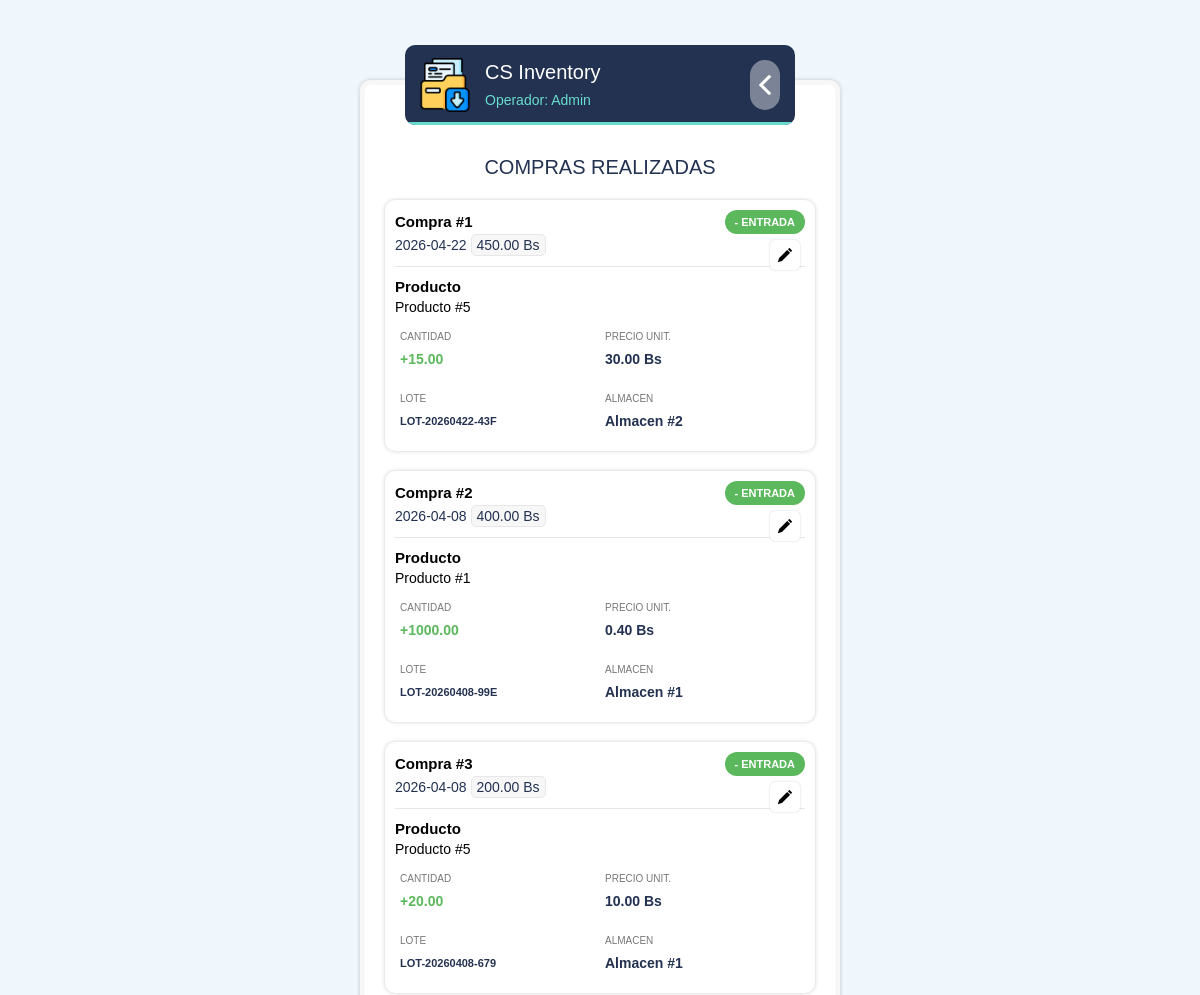
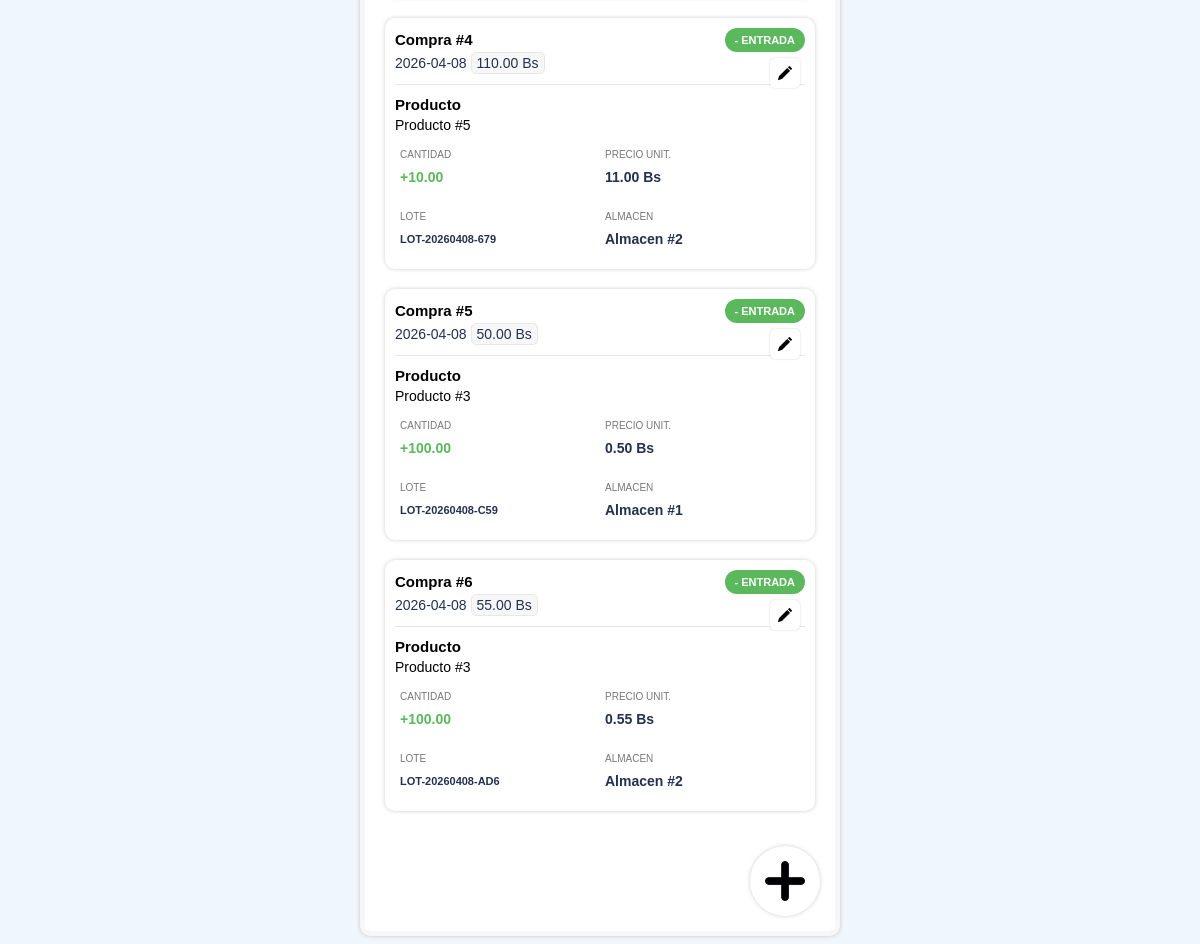
Page /control/compra/c-compra-list.php (signed in) on the committed database (2 pictures, top to bottom).
### tables this page shows
CREATE TABLE `usuario` (
  `idUsuario` int(11) NOT NULL,
  `hashUsuario` varchar(50) DEFAULT NULL,
  `nombre` varchar(100) NOT NULL,
  `username` varchar(100) NOT NULL,
  `pswd` blob NOT NULL,
  `idPerfil` int(11) NOT NULL,
  `estado` enum('Activo','Inactivo') NOT NULL
);

CREATE TABLE `compras` (
  `idCompra` int(11) NOT NULL,
  `hashCompra` varchar(64) NOT NULL,
  `idProducto` int(11) NOT NULL,
  `idAlmacen` int(11) NOT NULL,
  `lote` varchar(50) NOT NULL,
  `cantidad` decimal(10,2) NOT NULL,
  `precio_unitario_compra` decimal(10,2) NOT NULL,
  `fecha_compra` date NOT NULL,
  `deleted_at` timestamp NULL DEFAULT NULL
);

### model/data/DB.php (called while the page is built, shortened)
<?php
class DataBase
{
    private $serverName = "localhost:3306";
    private $user = "root";
    private $pswd = "";
    private $dbName = "creative_spot_db";
    private $link = null;
    private $op = 1;
    public function Open()
    {
        if ($this->link instanceof mysqli) {
            return $this->link;
        }
        if ($this->op === 1) {
            $this->link = mysqli_connect(
                $this->serverName,
                $this->user,
                $this->pswd,
                $this->dbName
            );
            mysqli_set_charset($this->link, "utf8mb4");
        }
        return $this->link;
    }
    public function query(string $sql, string $types = '', array $params = [])
    {
        $link = $this->Open();
        if (!empty($params)) {
            $stmt = mysqli_prepare($link, $sql);
            mysqli_stmt_bind_param($stmt, $types, ...$params);
            mysqli_stmt_execute($stmt);
            $result = mysqli_stmt_get_result($stmt);
            if ($result !== false) {
                return $result;
            }
            return true;
        }
        return mysqli_query($link, $sql);
    }
    public function fetchOne(string $sql, string $types = '', array $params = []): ?array
    {
        $result = $this->query($sql, $types, $params);
        if ($result instanceof mysqli_result) {
            $row = mysqli_fetch_assoc($result);
            return $row ?: null;
        }
        return null;
    }
    public function Execute($_sql)
    {
        return $this->query($_sql);
    }
    public function ContainsData($res)
    {
        if ($res instanceof mysqli_result) {
            return mysqli_num_rows($res) > 0;
        }
        return false;
    }
    public function DataListStructure($_res)
    {
        $ret = [];
        if ($_res instanceof mysqli_result) {
            while ($row = mysqli_fetch_assoc($_res)) {
                $ret[] = $row;
            }
        }
        return $ret;
    }
}
?>

### control/compra/c-compra-list.php (called while the page is built)
<?php
require_once __DIR__ . "/../auth-user.php";
require_once "../../model/RN_Compra.php";
require_once "../config-app.php";
$oUsuario = auth_require_domain_user("../c-panel.php", "compra", "view");
$oRN_Compra = new RN_Compra();
$listaCompras = $oRN_Compra->GetList();
include_once "../../view/compra/v-compra-list.php";
?>

### model/RN_Compra.php (called while the page is built, shortened)
<?php
require_once "data/Compra.php";
require_once "data/DB.php";
class RN_Compra extends DataBase {
    function GetList(){
        $sql = "SELECT c.*, p.nombre as nomProducto, a.nombre as nomAlmacen
                FROM compras c
                INNER JOIN productos p ON c.idProducto = p.idProducto
                INNER JOIN almacenes a ON c.idAlmacen = a.idAlmacen
                WHERE c.deleted_at IS NULL
                ORDER BY c.fecha_compra DESC";
        $res = $this->Execute($sql);
        $list = array();
        if ($this->ContainsData($res)){
            $data = $this->DataListStructure($res);
            foreach ($data as $item) {
                $list[] = new Compra(
                    $item["idCompra"],
                    $item["hashCompra"],
                    $item["idProducto"],
                    $item["idAlmacen"],
                    $item["lote"],
                    $item["cantidad"],
                    $item["precio_unitario_compra"],
                    $item["fecha_compra"],
                    $item["deleted_at"]
                );
            }
        }
        return $list;
    }
}

### model/data/Compra.php (called while the page is built, shortened)
<?php
class Compra{
    function __construct($_idCompra, $_hashCompra, $_idProducto, $_idAlmacen, $_lote, $_cantidad, $_precioUnitario, $_fechaCompra, $_deletedAt)
    {
        $this->hashCompra = $_hashCompra;
        $this->idProducto = $_idProducto;
        $this->idAlmacen = $_idAlmacen;
        $this->lote = $_lote;
        $this->cantidad = $_cantidad;
        $this->precioUnitario = $_precioUnitario;
        $this->fechaCompra = $_fechaCompra;
    }
}
?>

### model/RN_Usuario.php (called while the page is built, shortened)
<?php
require_once "data/Usuario.php";
require_once "data/DB.php";
class RN_Usuario extends DataBase
{
    function GetData($hashUsuario)
    {
        $sql = "SELECT idUsuario, hashUsuario, nombre, username, pswd, idPerfil, estado
                FROM usuario
                WHERE hashUsuario = ?
                LIMIT 1";
        $item = $this->fetchOne($sql, "s", [$hashUsuario]);
        $plainPassword = "";
        if ($this->isPasswordHash($item["pswd"])) {
            $plainPassword = "";
        }
        return new Usuario(
            $item["idUsuario"],
            $item["hashUsuario"],
            $item["nombre"],
            $item["username"],
            $plainPassword,
            $item["idPerfil"],
            $item["estado"]
        );
    }
    private function isPasswordHash($value)
    {
        return password_get_info($value)["algo"] !== null;
    }
}
?>

### control/auth-user.php (called while the page is built, shortened)
<?php
require_once __DIR__ . "/authz.php";
require_once __DIR__ . "/../model/RN_Usuario.php";
function auth_require_domain_user($redirect = "../index.php", $module = null, $action = 'view')
{
    if ($module === null) {
        $authUser = auth_require_login($redirect);
    } else {
        $authUser = auth_require_action($module, $action, $redirect);
    }
    $userRepo = new RN_Usuario();
    $oUsuario = $userRepo->GetData($authUser['user_hash']);
    return $oUsuario;
}
?>

### control/auth-session.php (called while the page is built, shortened)
<?php
function auth_is_https()
{
    return false;
}
function auth_start_session()
{
    if (session_status() === PHP_SESSION_ACTIVE) {
        return;
    }
    $params = session_get_cookie_params();
}
function auth_user()
{
    if (isset($_SESSION['auth']) && is_array($_SESSION['auth']) && !empty($_SESSION['auth']['logged_in'])) {
        return $_SESSION['auth'];
    }
    return null;
}
?>

### control/authz.php (called while the page is built, shortened)
<?php
require_once __DIR__ . "/auth-guard.php";
function authz_action_roles()
{
    return [
        'dashboard.view' => [1, 2],
        'almacen.view' => [1],
        'almacen.manage' => [1],
        'producto.view' => [1],
        'producto.manage' => [1],
        'receta.view' => [1],
        'receta.manage' => [1],
        'compra.view' => [1, 2],
        'compra.manage' => [1, 2],
        'inventario.view' => [1, 2],
        'inventario.manage' => [1],
        'movimiento.view' => [1, 2],
        'movimiento.manage' => [1],
        'produccion.view' => [1, 2],
        'produccion.manage' => [1, 2],
        'support.view' => [1],
        'support.manage' => [1],
    ];
}
function auth_role_id($authUser = null)
{
    return (int)$authUser['role_id'];
}
function auth_can_action($resource, $action = 'view', $authUser = null)
{
    $rolesByAction = authz_action_roles();
    $roleId = auth_role_id($authUser);
    $key = $resource . '.' . $action;
    return in_array($roleId, $rolesByAction[$key], true);
}
function auth_require_action($resource, $action = 'view', $redirect = "../c-panel.php")
{
    $authUser = auth_require_login($redirect);
    return $authUser;
}
?>

### control/config-app.php (called while the page is built, shortened)
<?php
$appTitle = "CS Inventory";
?>

### control/auth-guard.php (called while the page is built, shortened)
<?php
require_once __DIR__ . "/auth-session.php";
function auth_require_login($redirect = "../index.php")
{
    $user = auth_user();
    return $user;
}
?>

### model/data/Usuario.php (called while the page is built, shortened)
<?php
class Usuario{
    function __construct($idUsuario, $hashUsuario, $nombre, $username, $pswd, $idPerfil, $estado)
    {
        $this->nombre = $nombre;
    }
}
?>

### view/compra/v-compra-list.php (the view, shortened to what this page needs)
<?php
$nomUsuario = $oUsuario->nombre;
$authSession = function_exists('auth_user') ? auth_user() : null;
$title = "Compras Realizadas";
$content = "";
$i = 0;
foreach($listaCompras as $oCompra){
    $i++;
    $hashCompra = $oCompra->hashCompra;
    $lote = $oCompra->lote;
    $cantidad = $oCompra->cantidad;
    $precio = $oCompra->precioUnitario ?? 0;
    $fecha = $oCompra->fechaCompra ?? "Sin fecha";
    $total = $cantidad * $precio;
    $nomProducto = "Producto #" . $oCompra->idProducto;
    $nomAlmacen = "Almacen #" . $oCompra->idAlmacen;
    $content .= "
    <div class='x-1 item-compra'>
        <div class='card'>
            <div class='card-title'>
                <span>Compra #" . $i . "</span>
                <span class='badge bg-entrada'>- Entrada</span>
            </div>
            <div class='card-subtitle'>
                " . $fecha . "
                <span>" . number_format($total,2) . " Bs</span>
            </div>
            <div class='separator'></div>
            <div class='card-title'>Producto</div>
            <div class='card-text'>" . $nomProducto . "</div>
            <div class='x-2'>
                <div class='data-label'>Cantidad</div>
                <div class='data-value' style='color:#5cb85c;'>+" . $cantidad . "</div>
            </div>
            <div class='x-2'>
                <div class='data-label'>Precio Unit.</div>
                <div class='data-value'>" . number_format($precio,2) . " Bs</div>
            </div>
            <div class='x-2'>
                <div class='data-label'>Lote</div>
                <div class='data-value' style='font-size:11px;'>" . $lote . "</div>
            </div>
            <div class='x-2'>
                <div class='data-label'>Almacen</div>
                <div class='data-value'>" . $nomAlmacen . "</div>
            </div>
            <div class='clear'></div>";
    if (auth_can_action('compra', 'manage', $authSession)) {
        $content .= "
            <div class='card-buttons'>
                <a href='c-compra-delete.php?param=" . $hashCompra . "'>
                    <div class='card-edit'></div>
                </a>
            </div>";
    }
    $content .= "
        </div>
    </div>";
}
?>
<!DOCTYPE HTML>
<html>
<head>
    <link rel='stylesheet' href='../../view/css/main.css' />
</head>
<body>
<div class='ctn-form'>
    <div class='form-header'>
        <div class='ctn-icon'><div class='icon'></div></div>
        <div class='form-title'><?php echo $appTitle; ?></div>
        <div class='form-subtitle'>Operador: <?php echo $nomUsuario ?></div>
        <div class='bar'><div class='step' style='width:100%;'></div></div>
        <a href='../c-panel.php'><div class='btn-back'></div></a>
    </div>
    <div class='form-content'>
        <div class='title'><?php echo $title ?></div>
        <?php echo $content ?>
    </div>
    <?php if (auth_can_action('compra', 'manage', $authSession)): ?>
        <a href='c-compra-new.php'><div class='btn-add'></div></a>
    <?php endif; ?>
</div>
</body>
</html>

### view/css/main.css (style rules this page uses)
* { box-sizing: border-box; }
body { margin:0px; border:0px; font-size:62.5%; background: #eff6fc; }
.ctn-form { position: fixed; top:80px; left:calc(50% - 240px); width:480px; height:calc(100% - 150px); background: #ffffff; border:5px solid #f7f7f7; border-radius:10px; box-shadow: 0px 0px 4px rgba(0, 0, 0, 0.2); padding:10px; animation: anim-form 1s linear forwards; }
.form-header { position: absolute; top:-40px; left:40px; height:80px; width:calc(100% - 80px); background: #233251; border-radius:10px; overflow: hidden; padding-left:80px; z-index:1; }
.form-header .ctn-icon { position: absolute; top:10px; left:10px; width:60px; height:60px; border-radius:10px; }
.ctn-icon .icon { position: relative; width:100%; height:100%; background: url('../img/csinventory.png') no-repeat center; background-size: 90%; }
.form-title { position: relative; margin-top:15px; font-family:arial; font-size:20px; line-height:25px; color:#ffffff; }
.form-subtitle { position: relative; margin-top:5px; font-family:arial; font-size:14px; line-height:20px; color:#68dccf; }
.form-header .bar { position: absolute; bottom:0px; left:0px; width:100%; height:3px; background: rgba(255,255,255,0.4); }
.bar .step { width:100px; height:3px; background: #68dccf; }
.btn-back { position: absolute; top:15px; right:15px; width:30px; height:50px; border-radius:15px; background: rgba(255,255,255,0.4) url('../img/icon/back-white.png') no-repeat center; background-size: 20px; cursor:pointer; }
.form-content { position: relative; width:100%; height:100%; padding:60px 5px 100px 5px; scrollbar-color: #233251 rgba(255, 255, 255, 0.1); scrollbar-width: thin; overflow-x: hidden; overflow-y: auto; }
.x-1, .x-2, .x-4 { margin-bottom:10px; }
.x-1 { position: relative; float:left; width:100%; padding-left:5px; padding-right:5px; }
.x-2 { position: relative; float:left; width:50%; padding-left:5px; padding-right:5px; }
.x-1:nth-child(odd) { left:-100%; animation: anim-in-left 0.5s 1s linear forwards; }
.x-1:nth-child(even) { right:-100%; animation: anim-in-right 0.5s 1s linear forwards; }
.x-2:nth-child(odd) { left:-100%; animation: anim-in-left 0.5s 1s linear forwards; }
.x-2:nth-child(even) { right:-100%; animation: anim-in-right 0.5s 1s linear forwards; }
.title { position: relative; margin-bottom:10px; font-family:arial; font-size:20px; line-height:25px; color:#233251; text-align: center; text-transform: uppercase; }
.data-label { margin-top:10px; }
.card { position: relative; margin-top:10px; width:100%; height:auto !important; min-height:60px; background: #ffffff; border-radius:10px; box-shadow: 0px 0px 4px rgba(0, 0, 0, 0.2); padding:10px; font-family:arial; font-size:14px; line-height: 20px; overflow:visible; transition: all 0.3s ease; }
.card-title { display: flex; justify-content: space-between; align-items: center; position: relative; width:100%; float:left; font-family:arial; font-weight:bold; font-size:15px; line-height: 20px; color:#000000; }
.card-subtitle { position: relative; font-family:arial; font-size:14px; line-height: 20px; color:#233251; }
.card-subtitle span { display: inline-block; background: #f7f7f7; border:1px solid #e7e7e7; padding-left:5px; padding-right:5px; border-radius:5px; }
.card-text { position: relative; margin-top:20px; font-family:arial; font-size:14px; line-height: 20px; color:#000000; }
.separator { position: relative; width:100%; height:1px; background: #e7e7e7; margin-top:10px; margin-bottom:10px; }
.card-buttons { position: absolute; top:35px; right:10px; }
.card-edit { float:left; margin:5px; width: 30px; height:30px; background:#ffffff url('../img/icon/edit.png') no-repeat center; background-size: 16px; border-radius:5px; box-shadow: 0px 0px 2px rgba(0, 0, 0, 0.2); transition: all 0.4s; cursor:pointer; }
.btn-add { position: fixed; bottom:90px; right:calc(50% - 220px); width:70px; height:70px; background:#ffffff url('../img/icon/add.png') no-repeat center; background-size: 40px; border-radius:50%; box-shadow: 0px 0px 4px rgba(0, 0, 0, 0.2); transition: all 0.4s; transform: scale(0); animation: anim-btn-add 0.5s 1s linear forwards; cursor:pointer; }
.badge { display: inline-block; padding: 2px 10px; border-radius: 12px; font-family: arial; font-size: 11px; font-weight: bold; color: #ffffff; text-transform: uppercase; }
.bg-entrada { background-color: #5cb85c; }
.data-label { font-size: 10px; color: #777; text-transform: uppercase; margin-bottom: 2px; }
.data-value { font-size: 14px; font-weight: bold; color: #233251; }

### rows in the picture
usuario: nombre "Admin"
compras: fecha_compra "2026-04-22", total "450.00", idProducto "Producto #5", cantidad "15.00", precio_unitario_compra "30.00", lote "LOT-20260422-43F", idAlmacen "Almacen #2"
compras: fecha_compra "2026-04-08", total "400.00", idProducto "Producto #1", cantidad "1000.00", precio_unitario_compra "0.40", lote "LOT-20260408-99E", idAlmacen "Almacen #1"
compras: fecha_compra "2026-04-08", total "200.00", idProducto "Producto #5", cantidad "20.00", precio_unitario_compra "10.00", lote "LOT-20260408-679", idAlmacen "Almacen #1"
compras: fecha_compra "2026-04-08", total "110.00", idProducto "Producto #5", cantidad "10.00", precio_unitario_compra "11.00", lote "LOT-20260408-679", idAlmacen "Almacen #2"
compras: fecha_compra "2026-04-08", total "50.00", idProducto "Producto #3", cantidad "100.00", precio_unitario_compra "0.50", lote "LOT-20260408-C59", idAlmacen "Almacen #1"
compras: fecha_compra "2026-04-08", total "55.00", idProducto "Producto #3", cantidad "100.00", precio_unitario_compra "0.55", lote "LOT-20260408-AD6", idAlmacen "Almacen #2"

### other values in the picture
$appTitle "CS Inventory"
$title "COMPRAS REALIZADAS"
